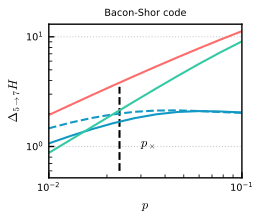

Write Python code to recreate this figure.
import stim
import numpy as np
import pymatching
import matplotlib.pyplot as plt
import matplotlib
import math
from numba import njit
from scipy.interpolate import UnivariateSpline
from scipy.optimize import brentq
plt.style.use('rgplot')
matplotlib.use("Agg")


# X and Z parity check matrix of Bacon Shor code
def Create_check_matrices(d):

    n = d**2

    Hz = np.zeros((d-1,n), dtype = int)

    for i in range(d-1):
        for j in range(d):
            Hz[i,i*d+j] = 1
            Hz[i,(i+1)*d+j] = 1

    Hx = np.zeros((d-1,n), dtype = int)

    for j in range(d-1):
        for i in range(d):
            Hx[j, i*d+j] = 1 
            Hx[j, i*d+j+1] = 1 
             
    return Hz,Hx


# Code capacity circuit Bacon Shor code
def Create_Circuit(d, p):
    
    Hz, Hx = Create_check_matrices(d)
    n = Hz.shape[1]
    
    circuit = stim.Circuit()
    
    circuit.append('R', range(n))
    
    for i in range(Hz.shape[0]):
        qubits = np.where(Hz[i])[0]
        mpp_string = []
        for qubit in qubits:
            mpp_string.append(stim.target_z(qubit))
            mpp_string.append('*')
        circuit.append('MPP',mpp_string[:-1])
        
    for i in range(Hx.shape[0]):
        qubits = np.where(Hx[i])[0]
        mpp_string = []
        for qubit in qubits:
            mpp_string.append(stim.target_x(qubit))
            mpp_string.append('*')
        circuit.append('MPP',mpp_string[:-1])
    
    circuit.append('X_ERROR', range(n), p)
    
    for i in range(Hz.shape[0]):
        qubits = np.where(Hz[i])[0]
        mpp_string = []
        for qubit in qubits:
            mpp_string.append(stim.target_z(qubit))
            mpp_string.append('*')
        circuit.append('MPP',mpp_string[:-1])
        circuit.append('DETECTOR', [stim.target_rec(-1), stim.target_rec(-2*(d-1)-1)])
        
    for i in range(Hx.shape[0]):
        qubits = np.where(Hx[i])[0]
        mpp_string = []
        for qubit in qubits:
            mpp_string.append(stim.target_x(qubit))
            mpp_string.append('*')
        circuit.append('MPP',mpp_string[:-1])
        circuit.append('DETECTOR', [stim.target_rec(-1), stim.target_rec(-2*(d-1)-1)])
        
    circuit.append('M', range(n))
    circuit.append("OBSERVABLE_INCLUDE", [stim.target_rec(-n+i) for i in range(d)],0)
    
    return circuit


# stim simulation
p_list = np.logspace(-2,-1,10)
d_list = [5,7]

Logical_Error = np.zeros((len(d_list),len(p_list)))
Logical_Error_u = np.zeros((len(d_list),len(p_list)))

print('stim simulation')
for index_d, d in enumerate(d_list):
    for index_p, p in enumerate(p_list):
        print(f'd = {d} {index_p+1}/{len(p_list)}')
        circuit = Create_Circuit(d, p)
        dem = circuit.detector_error_model()
        matching = pymatching.Matching.from_detector_error_model(dem)

        batch_size = 1_000_000
        sampler = circuit.compile_detector_sampler()
        syndrome, actual_observables = sampler.sample(shots=batch_size, separate_observables=True)

        predicted_observables = matching.decode_batch(syndrome)
        num_errors = np.sum(np.any(predicted_observables != actual_observables, axis=1))

        ler = num_errors/batch_size
        Logical_Error[index_d, index_p] = num_errors/batch_size
        Logical_Error_u[index_d, index_p] = 1.96*np.sqrt(1/batch_size*ler*(1-ler))


# determine crossing threshold
def spline_crossing(Logical_error, Logical_error_u, p_list, n_boot=1000):
    rng = np.random.default_rng(None)
    Logical_error = np.asarray(Logical_error)
    Logical_error_u = np.asarray(Logical_error_u)

    def fit_and_cross(y0, y1):
        s0 = UnivariateSpline(p_list, y0, w=1 / Logical_error_u[0], s=None)
        s1 = UnivariateSpline(p_list, y1, w=1 / Logical_error_u[1], s=None)
        return brentq(lambda x: s0(x) - s1(x), p_list[0], p_list[-1]), s0, s1

    p_cross, s5, s7 = fit_and_cross(Logical_error[0], Logical_error[1])

    crossings = np.empty(n_boot)
    for k in range(n_boot):
        y0 = rng.normal(Logical_error[0], Logical_error_u[0])
        y1 = rng.normal(Logical_error[1], Logical_error_u[1])
        try:
            crossings[k], _, _ = fit_and_cross(y0, y1)
        except ValueError:
            crossings[k] = np.nan

    p_cross_u = np.nanstd(crossings)

    return p_cross, p_cross_u

p_cross, p_cross_u = spline_crossing(Logical_Error, Logical_Error_u, p_list, n_boot=1000)


### entropy ###

# error entropy
def H_E(H, p):
    n = H.shape[1]

    H2 = -p*np.log2(p) - (1-p)*np.log2(1-p)

    return n*H2


# syndrome distribution
@njit(cache=True)
def _compute_column_ids(H):
    n_a, n = H.shape
    column_ids = np.zeros(n, dtype=np.int64)
    for j in range(n):
        s = 0
        for i in range(n_a):
            if H[i, j]:
                s |= (1 << i)
        column_ids[j] = s
    return column_ids


@njit(cache=True)
def distribution_S_jit_from_column_ids(column_ids, n_a, p):
    syndrome_space_size = 1 << n_a
    probas = np.zeros(syndrome_space_size, dtype=np.float64)
    new_probas = np.zeros(syndrome_space_size, dtype=np.float64)
    probas[0] = 1.0

    p_no_error = 1.0 - p

    for k in range(column_ids.shape[0]):
        h_id = column_ids[k]
        for s in range(syndrome_space_size):
            new_probas[s] = p_no_error * probas[s] + p * probas[s ^ h_id]

        probas, new_probas = new_probas, probas

    return probas


def distribution_S_jit(H, p):
    n_a, n = H.shape
    column_ids = _compute_column_ids(H)
    return distribution_S_jit_from_column_ids(column_ids, n_a, p)


# syndrome entropy
def H_S(H,p):
    pattern_proba = distribution_S_jit(H, p)
    return -np.sum(pattern_proba*np.log2(pattern_proba))


# joint distribution L,S
@njit(cache=True)
def _compute_column_ids(H):
    n_a, n = H.shape
    column_ids = np.zeros(n, dtype=np.int64)
    for j in range(n):
        s = 0
        for i in range(n_a):
            if H[i, j]:
                s |= (1 << i)
        column_ids[j] = s
    return column_ids


@njit(cache=True)
def _compute_obs_indicator(obs, n):
    out = np.zeros(n, dtype=np.uint8)
    for i in range(obs.shape[0]):
        out[obs[i]] = 1
    return out


@njit(cache=True)
def distribution_L_S_jit_from_column_ids_fast(column_ids, obs_indicator, n_a, p):
    m = 1 << n_a
    p_no = 1.0 - p

    p0 = np.zeros(m, dtype=np.float64)
    p1 = np.zeros(m, dtype=np.float64)
    q0 = np.zeros(m, dtype=np.float64)
    q1 = np.zeros(m, dtype=np.float64)

    p0[0] = 1.0

    for k in range(column_ids.shape[0]):
        h = column_ids[k]

        if obs_indicator[k] == 0:
            for s in range(m):
                sx = s ^ h
                q0[s] = p_no * p0[s] + p * p0[sx]
                q1[s] = p_no * p1[s] + p * p1[sx]
        else:
            for s in range(m):
                sx = s ^ h
                q0[s] = p_no * p0[s] + p * p1[sx]
                q1[s] = p_no * p1[s] + p * p0[sx]

        p0, q0 = q0, p0
        p1, q1 = q1, p1

    out = np.empty((2, m), dtype=np.float64)
    out[0, :] = p0
    out[1, :] = p1
    return out


def distribution_L_S_jit(H, obs, p):
    n_a, n = H.shape
    column_ids = _compute_column_ids(H)
    obs_indicator = _compute_obs_indicator(np.asarray(obs, dtype=np.int64), n)
    return distribution_L_S_jit_from_column_ids_fast(column_ids, obs_indicator, n_a, p)


# entropy of logical and syndrome
def H_L_S(H, obs, p):
    
    pattern_proba = distribution_L_S_jit(H, obs, p)

    entropy = 0

    for observable_index in range(pattern_proba.shape[0]):
        for syndrome_index in range(pattern_proba.shape[1]):
            if pattern_proba[observable_index,syndrome_index] != 0:
                entropy -= (
                    pattern_proba[observable_index,syndrome_index]*
                    np.log2(pattern_proba[observable_index,syndrome_index])
                )

    return entropy


# entropy of error knowing logical and syndrome
def H_E_knowing_L_S(H, obs, p):
    return H_E(H,p) - H_L_S(H,obs,p)


# parity check matrix
def H(d):
    n = d**2

    H = np.zeros((d-1,n), dtype = int)

    for i in range(d-1):
        for j in range(d):
            H[i,i*d+j] = 1
            H[i,(i+1)*d+j] = 1
            
    return H


# observable
def obs(d):
    return np.arange(d)


# distance 5
d = 5

H_S_d5 = []
for p in p_list:
    H_S_d5.append(H_S(H(d),p))

H_E_knowing_L_S_d5 = []
for p in p_list:
    H_E_knowing_L_S_d5.append(H_E_knowing_L_S(H(d),obs(5),p))


# distance 7
d = 7

H_S_d7 = []
for index,p in enumerate(p_list):
    print(index, end='\r')
    H_S_d7.append(H_S(H(d),p))

H_E_knowing_L_S_d7 = []
for i, p in enumerate(p_list):
    H_E_knowing_L_S_d7.append(H_E_knowing_L_S(H(d), obs(d), p))


# independant syndrome entropy variation
syndrome_entropies_indep = np.zeros(len(p_list))

for index_p, p in enumerate(p_list):   
    q = (1-(1-2*p)**14)/2
    r = (1-(1-2*p)**10)/2
    syndrome_entropies_indep[index_p] = 6*(-q*np.log2(q)-(1-q)*np.log2(1-q)) - 4*(-r*np.log2(r)-(1-r)*np.log2(1-r))


# plot
plt.figure(figsize = (2.5,2))

colors = plt.rcParams['axes.prop_cycle'].by_key()['color']

plt.plot([p_cross,p_cross], [0.6,3.5],'--',c = 'k')
plt.plot(p_list, H_E(H(d=7),p_list) - H_E(H(d=5),p_list),'-', c = colors[1])
plt.plot(p_list, np.array(H_S_d7) - np.array(H_S_d5),'-', c = colors[0])
plt.plot(p_list, syndrome_entropies_indep,'--', c = colors[0])
plt.plot(p_list, np.array(H_E_knowing_L_S_d7) - np.array(H_E_knowing_L_S_d5),'-', c = colors[2])

plt.text(0.03, 1, r"$p_\times$", fontsize = 9)

plt.tick_params(axis='both', which='major', labelsize=7)
plt.tick_params(axis='both', which='minor', label1On=False, label2On=False)
plt.xlim((1e-2,1e-1))

plt.xlabel(r'$p$', fontsize = 9)
plt.ylabel(r'$\Delta_{5 \rightarrow 7} H$', fontsize = 9)
plt.loglog()
plt.title('Bacon-Shor code', fontsize = 7)
plt.savefig('entropy_bacon_shor.pdf')
